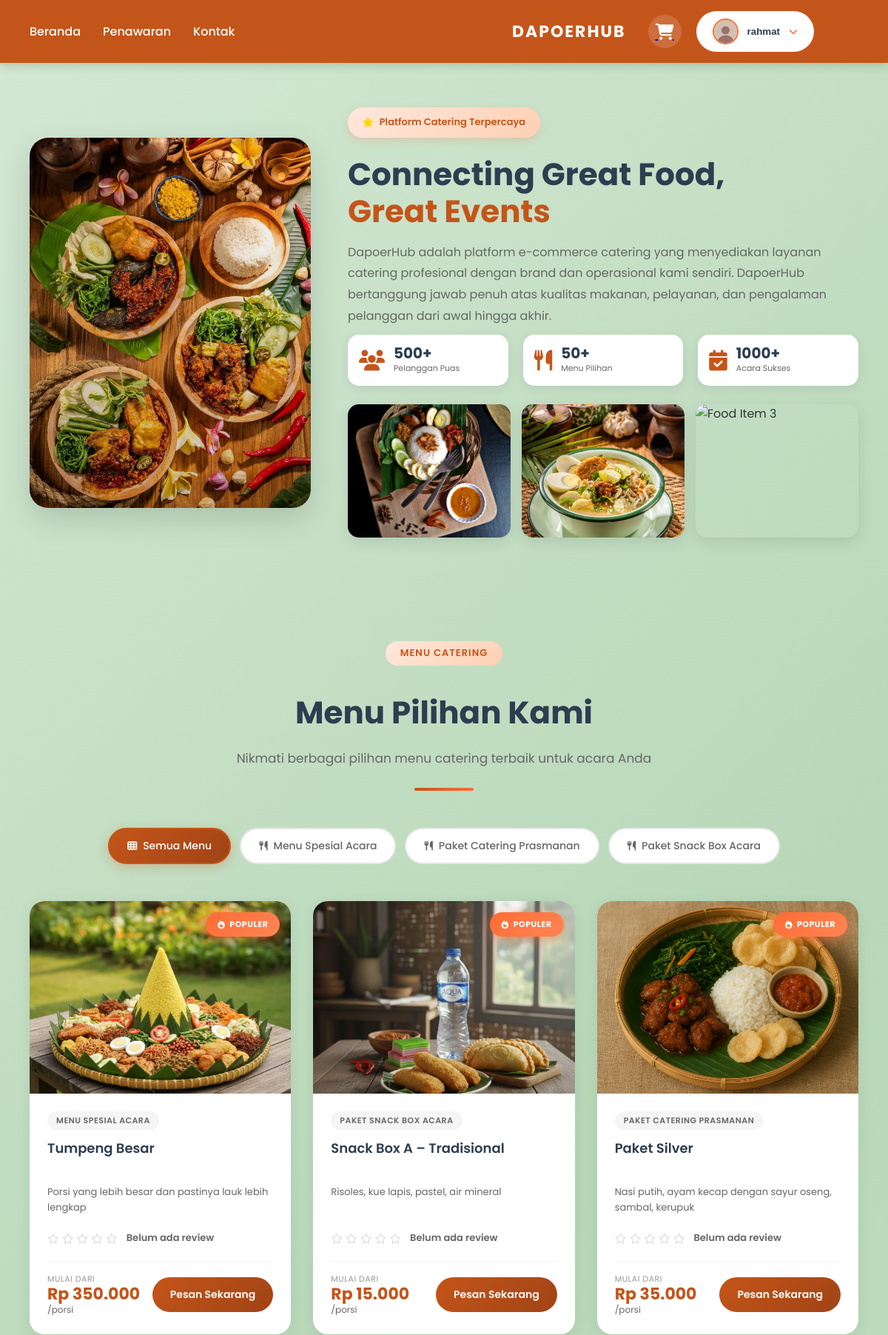
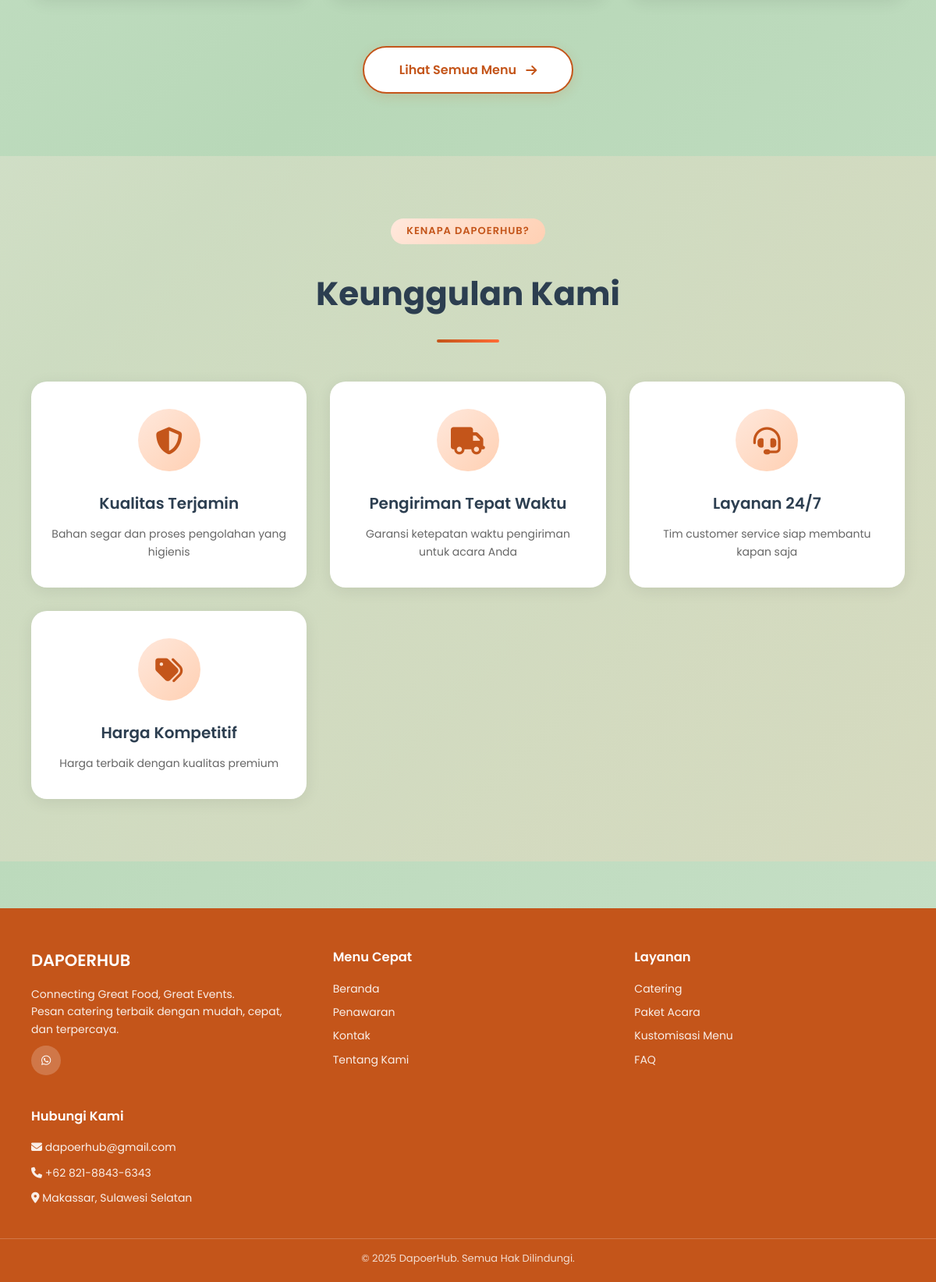
Screenshot of / (signed in) with the database file from the repository (2 pictures, top to bottom).
### users/models.py (models this page shows, shortened)
class CustomUser(AbstractUser):
    phone_regex = RegexValidator(
        regex=r'^\+?1?\d{9,15}$',
        message="Nomor telepon harus dalam format: '+999999999'. Maksimal 15 digit."
    )
    phone_number = models.CharField(
        validators=[phone_regex],
        max_length=17,
        blank=True,
        verbose_name="Nomor Telepon"
    )
    profile_picture = models.ImageField(
        upload_to='profiles/%Y/%m/%d/',
        blank=True,
        null=True,
        verbose_name="Foto Profil"
    )
    date_of_birth = models.DateField(
        blank=True,
        null=True,
        verbose_name="Tanggal Lahir"
    )
    address = models.TextField(
        blank=True,
        verbose_name="Alamat"
    )
    city = models.CharField(
        max_length=100,
        blank=True,
        verbose_name="Kota"
    )
    postal_code = models.CharField(
        max_length=10,
        blank=True,
        verbose_name="Kode Pos"
    )
    bio = models.TextField(
        blank=True,
        max_length=500,
        verbose_name="Bio"
    )
    created_at = models.DateTimeField(auto_now_add=True)
    updated_at = models.DateTimeField(auto_now=True)
    class Meta:
        verbose_name = "User"
        verbose_name_plural = "Users"
        ordering = ['-date_joined']

### products/models.py (models this page shows, shortened)
class Category(models.Model):
    name = models.CharField(max_length=200, unique=True)
    slug = models.SlugField(max_length=200, unique=True, blank=True)
    description = models.TextField(blank=True)
    is_active = models.BooleanField(default=True)
    created_at = models.DateTimeField(auto_now_add=True)
    updated_at = models.DateTimeField(auto_now=True)
    class Meta:
        verbose_name_plural = "Categories"
        ordering = ['name']

class Product(models.Model):
    STATUS_CHOICES = [
        ('active', 'Active'),
        ('inactive', 'Inactive'),
        ('out_of_stock', 'Out of Stock'),
    ]
    category = models.ForeignKey(Category, on_delete=models.CASCADE, related_name='products')
    name = models.CharField(max_length=200)
    slug = models.SlugField(max_length=200, unique=True, blank=True)
    description = models.TextField()
    price = models.DecimalField(
        max_digits=12,
        decimal_places=0,
        validators=[MinValueValidator(0)]
    )
    image = models.ImageField(upload_to='products/%Y/%m/%d/', blank=True, null=True)
    stock = models.PositiveIntegerField(default=0)
    status = models.CharField(max_length=20, choices=STATUS_CHOICES, default='active')
    is_featured = models.BooleanField(default=False)
    created_at = models.DateTimeField(auto_now_add=True)
    updated_at = models.DateTimeField(auto_now=True)
    class Meta:
        ordering = ['-created_at']
    def get_average_rating(self):
        approved_reviews = self.reviews.filter(is_approved=True)
        if approved_reviews.exists():
            total = sum(review.rating for review in approved_reviews)
            return round(total / approved_reviews.count(), 1)
        return 0
    def get_review_count(self):
        return self.reviews.filter(is_approved=True).count()

### products/views.py (the view)
# urls.py: path('', views.home, name='home'),
def home(request):
    categories = Category.objects.filter(is_active=True)
    products = Product.objects.filter(
        status='active',
        is_featured=True
    ).select_related('category')[:8]
    context = {
        'categories': categories,
        'products': products,
        'show_search': False,  # ← SEARCH BAR TIDAK MUNCUL
    }
    return render(request, 'home.html', context)

### cart/context_processors.py (called while the page is built)
def cart_count(request):
    count = 0
    if request.user.is_authenticated:
        try:
            cart = Cart.objects.get(user=request.user)
            count = cart.total_items
        except Cart.DoesNotExist:
            count = 0
    return {'cart_count': count}

### cart/models.py (called while the page is built)
    @property
    def total_items(self):
        return sum(item.quantity for item in self.items.all())

### products/templatetags/currency_filters.py (called while the page is built)
@register.filter(name='rupiah')
def rupiah(value):
    try:
        value = int(value)
        return f"Rp {value:,}".replace(',', '.')
    except (ValueError, TypeError):
        return "Rp 0"

### templates/home.html (shortened to what this page needs)
{% extends 'base.html' %}
{% load static %}
{% load currency_filters %}
{% block content %}
<section class="hero">
    <div class="hero-container">
        <div class="hero-image-main">
            <img src="{% static 'img/mainfoto.jpg' %}" alt="Main Food Display" loading="lazy">
        </div>
        <div class="hero-content">
            <div class="hero-badge">
                <i class="fas fa-star"></i>
                <span>Platform Catering Terpercaya</span>
            </div>
            <div class="hero-text">
                <h1>Connecting Great Food,<br><span class="highlight">Great Events</span></h1>
                <p class="hero-description">DapoerHub adalah platform e-commerce catering yang menyediakan layanan catering profesional dengan brand dan operasional kami sendiri. DapoerHub bertanggung jawab penuh atas kualitas makanan, pelayanan, dan pengalaman pelanggan dari awal hingga akhir.</p>
                <div class="hero-stats">
                    <div class="stat-item">
                        <i class="fas fa-users"></i>
                        <div>
                            <span class="stat-number">500+</span>
                            <span class="stat-label">Pelanggan Puas</span>
                        </div>
                    </div>
                    <div class="stat-item">
                        <i class="fas fa-utensils"></i>
                        <div>
                            <span class="stat-number">50+</span>
                            <span class="stat-label">Menu Pilihan</span>
                        </div>
                    </div>
                    <div class="stat-item">
                        <i class="fas fa-calendar-check"></i>
                        <div>
                            <span class="stat-number">1000+</span>
                            <span class="stat-label">Acara Sukses</span>
                        </div>
                    </div>
                </div>
            </div>
            <div class="hero-images-small">
                <img src="{% static 'img/main1.jpg' %}" alt="Food Item 1" class="small-img" loading="lazy">
                <img src="{% static 'img/main2.jpg' %}" alt="Food Item 2" class="small-img" loading="lazy">
                <img src="{% static 'img/main3.jpg' %}" alt="Food Item 3" class="small-img" loading="lazy">
            </div>
    </div>
</section>
<section class="products-section">
    <div class="products-container">
        <div class="section-header">
            <span class="section-subtitle">Menu Catering</span>
            <h2>Menu Pilihan Kami</h2>
            <p>Nikmati berbagai pilihan menu catering terbaik untuk acara Anda</p>
            <div class="section-divider"></div>
        </div>
        <div class="product-filters">
            <button class="filter-btn active" data-filter="all">
                <i class="fas fa-th"></i>
                <span>Semua Menu</span>
            </button>
            {% for category in categories %}
            <button class="filter-btn" data-filter="{{ category.name|lower }}">
                <i class="fas fa-utensils"></i>
                <span>{{ category.name }}</span>
            </button>
            {% endfor %}
        </div>
        <div class="products-grid">
            {% for product in products %}
            <div class="product-card" data-category="{{ product.category.name|lower }}">
                <div class="product-image">
                    {% if forloop.counter <= 3 %}
                    <div class="product-badge">
                        <i class="fas fa-fire"></i> Populer
                    </div>
                    {% endif %}
                </div>
                <div class="product-info">
                    <span class="product-category">{{ product.category.name }}</span>
                    <h3>{{ product.name }}</h3>
                    <p class="product-desc">{{ product.description|truncatewords:12 }}</p>
                    <div class="product-rating">
                        {% with avg_rating=product.get_average_rating review_count=product.get_review_count %}
                            {% if review_count > 0 %}
                                {% with full_stars=avg_rating|floatformat:0|add:"0" %}
                                    {% for i in "12345" %}
                                        {% if forloop.counter <= full_stars %}
                                            <i class="fas fa-star"></i>
                                        {% elif forloop.counter|add:"-1" < avg_rating and avg_rating < forloop.counter %}
                                            <i class="fas fa-star-half-alt"></i>
                                        {% else %}
                                            <i class="far fa-star"></i>
                                        {% endif %}
                                    {% endfor %}
                                {% endwith %}
                                <span class="rating-text">{{ avg_rating|floatformat:1 }} <span class="review-count">({{ review_count }})</span></span>
                            {% else %}
                                {% for i in "12345" %}
                                    <i class="far fa-star"></i>
                                {% endfor %}
                                <span class="rating-text">Belum ada review</span>
                            {% endif %}
                        {% endwith %}
                    </div>
                    <div class="product-footer">
                        <div class="product-price-wrapper">
                            <span class="price-label">Mulai dari</span>
                            <span class="product-price">{{ product.price|rupiah }}</span>
                            <span class="price-unit">/porsi</span>
                        </div>
                        <a href="{% url 'product_detail' product.pk %}" class="btn-primary btn-small">
                            <span>Pesan Sekarang</span>
                        </a>
                    </div>
                </div>
            </div>
            {% endfor %}
        </div>
        <div class="view-all-wrapper">
            <a href="{% url 'menu' %}" class="btn-view-all">
                <span>Lihat Semua Menu</span>
                <i class="fas fa-arrow-right"></i>
            </a>
        </div>
    </div>
</section>
<section class="features-section">
    <div class="features-container">
        <div class="section-header">
            <span class="section-subtitle">Kenapa DapoerHub?</span>
            <h2>Keunggulan Kami</h2>
            <div class="section-divider"></div>
        </div>
        <div class="features-grid">
            <div class="feature-card">
                <div class="feature-icon">
                    <i class="fas fa-shield-alt"></i>
                </div>
                <h3>Kualitas Terjamin</h3>
                <p>Bahan segar dan proses pengolahan yang higienis</p>
            </div>
            <div class="feature-card">
                <div class="feature-icon">
                    <i class="fas fa-truck"></i>
                </div>
                <h3>Pengiriman Tepat Waktu</h3>
                <p>Garansi ketepatan waktu pengiriman untuk acara Anda</p>
            </div>
            <div class="feature-card">
                <div class="feature-icon">
                    <i class="fas fa-headset"></i>
                </div>
                <h3>Layanan 24/7</h3>
                <p>Tim customer service siap membantu kapan saja</p>
            </div>
            <div class="feature-card">
                <div class="feature-icon">
                    <i class="fas fa-tags"></i>
                </div>
                <h3>Harga Kompetitif</h3>
                <p>Harga terbaik dengan kualitas premium</p>
            </div>
        </div>
    </div>
</section>
{% endblock %}

### templates/base.html (shortened to what this page needs)
{% load static %}
<!DOCTYPE html>
<html lang="id">
<head>
    <link rel="stylesheet" href="https://cdnjs.cloudflare.com/ajax/libs/font-awesome/6.4.0/css/all.min.css">
    <link rel="stylesheet" href="{% static 'css/home.css' %}">
</head>
<body>
    <nav class="navbar">
        <div class="navbar-container">
            <div class="nav-left">
                <a href="{% url 'home' %}" class="nav-link">Beranda</a>
                <a href="{% url 'menu' %}" class="nav-link">Penawaran</a>
                <a href="{% url 'contact' %}" class="nav-link">Kontak</a>
            </div>
            <a href="{% url 'home' %}" class="brand">DAPOERHUB</a>
            <div class="nav-right">
                {% if user.is_authenticated %}
                    <a href="{% url 'cart' %}" class="cart-icon" title="Keranjang Belanja">
                        <i class="fas fa-shopping-cart"></i>
                    </a>
                    <div class="user-menu">
                        <button class="user-menu-btn">
                            <img
                                src="{% if user.profile_picture %}{{ user.profile_picture.url }}{% else %}{% static 'img/default-avatar.png' %}{% endif %}"
                                alt="{{ user.username }}"
                                class="user-avatar"
                            >
                            <span class="user-name">{{ user.username }}</span>
                            <i class="fas fa-chevron-down"></i>
                        </button>
                    </div>
                {% else %}
                    <div class="auth-buttons">
                        <a href="{% url 'login' %}" class="btn-login">Login</a>
                        <a href="{% url 'register' %}" class="btn-daftar">Daftar</a>
                    </div>
                {% endif %}
            </div>
        </div>
    </nav>
    {% block content %}
    {% endblock %}
    <footer class="footer">
        <div class="footer-container">
            <div class="footer-section footer-brand">
                <h2>DAPOERHUB</h2>
                <p>Connecting Great Food, Great Events.<br>
                Pesan catering terbaik dengan mudah, cepat, dan terpercaya.</p>
                <div class="footer-social">
                    <a href="https://wa.me/6282188436343?text=Halo%20mimin%20dapoerhub" target="_blank" class="social-icon" title="WhatsApp">
                        <i class="fab fa-whatsapp"></i>
                    </a>
                </div>
            </div>
            <div class="footer-section">
                <h3>Menu Cepat</h3>
                <ul class="footer-list">
                    <li><a href="{% url 'home' %}" class="footer-link">Beranda</a></li>
                    <li><a href="{% url 'menu' %}" class="footer-link">Penawaran</a></li>
                    <li><a href="{% url 'contact' %}" class="footer-link">Kontak</a></li>
                    <li><a href="#" class="footer-link">Tentang Kami</a></li>
                </ul>
            </div>
            <div class="footer-section">
                <h3>Layanan</h3>
                <ul class="footer-list">
                    <li><a href="{% url 'menu' %}" class="footer-link">Catering</a></li>
                    <li><a href="#" class="footer-link">Paket Acara</a></li>
                    <li><a href="#" class="footer-link">Kustomisasi Menu</a></li>
                    <li><a href="#" class="footer-link">FAQ</a></li>
                </ul>
            </div>
            <div class="footer-section">
                <h3>Hubungi Kami</h3>
                <p><i class="fas fa-envelope"></i> dapoerhub@gmail.com</p>
                <p><i class="fas fa-phone"></i> +62 821-8843-6343</p>
                <p><i class="fas fa-map-marker-alt"></i> Makassar, Sulawesi Selatan</p>
            </div>
        </div>
        <div class="footer-bottom">
            <p>© 2025 DapoerHub. Semua Hak Dilindungi.</p>
        </div>
    </footer>
</body>
</html>

### rows the page displays
CustomUser: username "rahmat"
Category: name "Menu Spesial Acara"
Category: name "Paket Catering Prasmanan"
Category: name "Paket Snack Box Acara"
Product: category.name "MENU SPESIAL ACARA", name "Tumpeng Besar", description "Porsi yang lebih besar dan pastinya lauk lebih lengkap", price|rupiah "Rp 350.000"
Product: category.name "PAKET SNACK BOX ACARA", name "Snack Box A – Tradisional", description "Risoles, kue lapis, pastel, air mineral", price|rupiah "Rp 15.000"
Product: category.name "PAKET CATERING PRASMANAN", name "Paket Silver", description "Nasi putih, ayam kecap dengan sayur oseng, sambal, kerupuk", price|rupiah "Rp 35.000"
